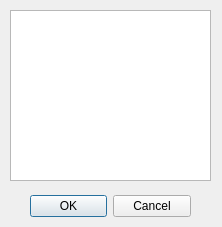
<?xml version="1.0" encoding="UTF-8"?>
<ui version="4.0">
 <class>DelVarDialog</class>
 <widget class="QDialog" name="DelVarDialog">
  <property name="geometry">
   <rect>
    <x>0</x>
    <y>0</y>
    <width>222</width>
    <height>227</height>
   </rect>
  </property>
  <property name="windowTitle">
   <string>Dialog</string>
  </property>
  <widget class="QDialogButtonBox" name="buttonBox">
   <property name="geometry">
    <rect>
     <x>30</x>
     <y>190</y>
     <width>161</width>
     <height>32</height>
    </rect>
   </property>
   <property name="orientation">
    <enum>Qt::Horizontal</enum>
   </property>
   <property name="standardButtons">
    <set>QDialogButtonBox::Cancel|QDialogButtonBox::Ok</set>
   </property>
  </widget>
  <widget class="QListWidget" name="varListView">
   <property name="geometry">
    <rect>
     <x>10</x>
     <y>10</y>
     <width>201</width>
     <height>171</height>
    </rect>
   </property>
  </widget>
 </widget>
 <resources/>
 <connections>
  <connection>
   <sender>buttonBox</sender>
   <signal>accepted()</signal>
   <receiver>DelVarDialog</receiver>
   <slot>accept()</slot>
   <hints>
    <hint type="sourcelabel">
     <x>248</x>
     <y>254</y>
    </hint>
    <hint type="destinationlabel">
     <x>157</x>
     <y>274</y>
    </hint>
   </hints>
  </connection>
  <connection>
   <sender>buttonBox</sender>
   <signal>rejected()</signal>
   <receiver>DelVarDialog</receiver>
   <slot>reject()</slot>
   <hints>
    <hint type="sourcelabel">
     <x>316</x>
     <y>260</y>
    </hint>
    <hint type="destinationlabel">
     <x>286</x>
     <y>274</y>
    </hint>
   </hints>
  </connection>
 </connections>
</ui>
